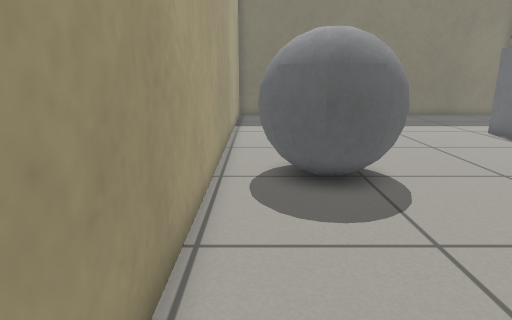
[1] (above)

16 first-person views from a walk through a robot-simulator world made for Gazebo. The camera is 0.68 m above the floor, tilts 14° down and sees 75° across. The floor is counted in squares, 0.25 m on a side. Each view is taken from the middle of a square. On the plan, view 1 faces up. The plan holds only what a view shows up to about 20 squares ahead; the rest is blank.

[2]
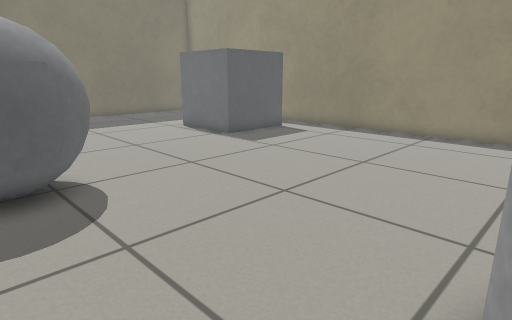

[3]
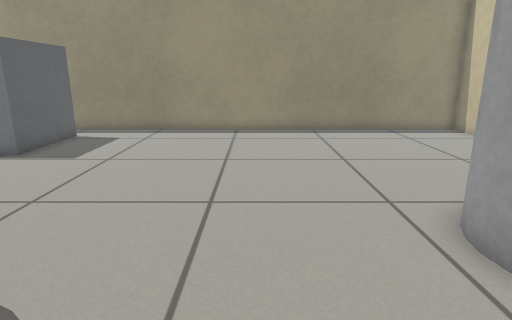

[4]
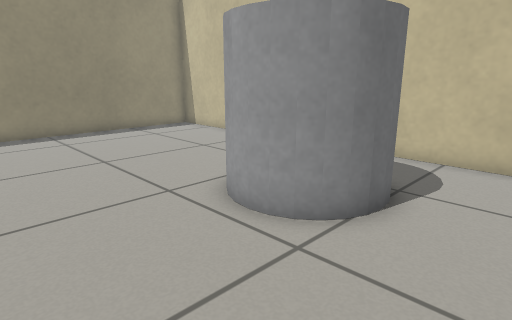

[5]
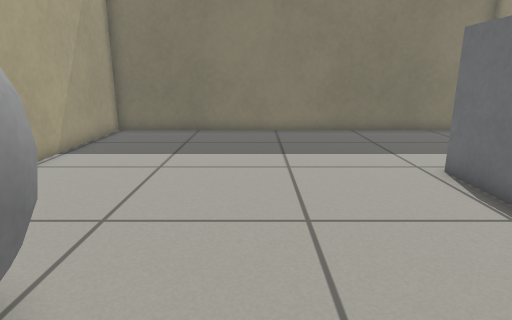

[6]
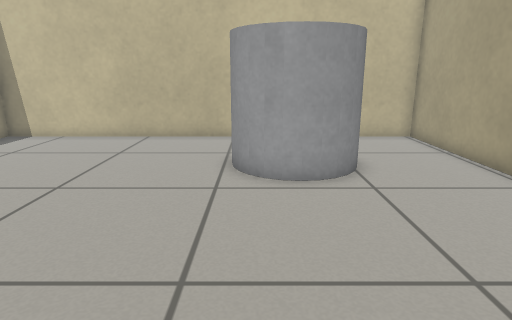

[7]
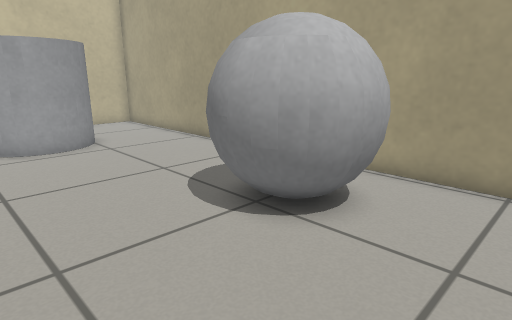

[8]
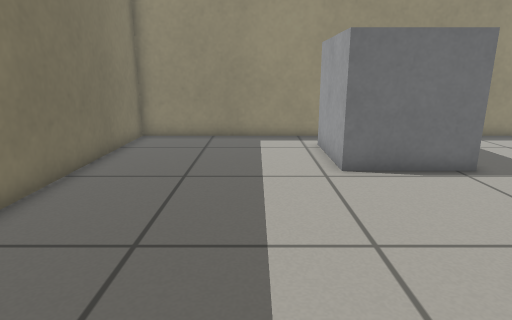

[9]
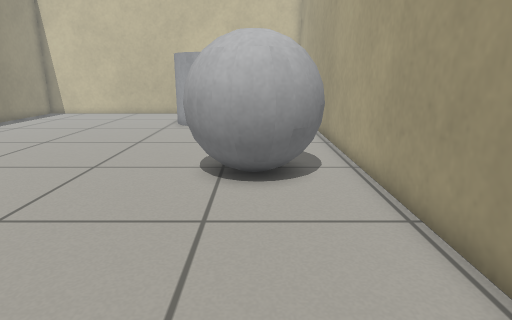

[10]
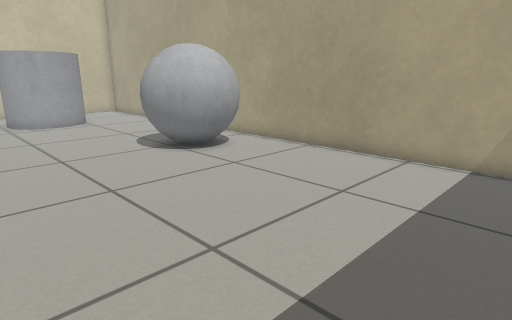

[11]
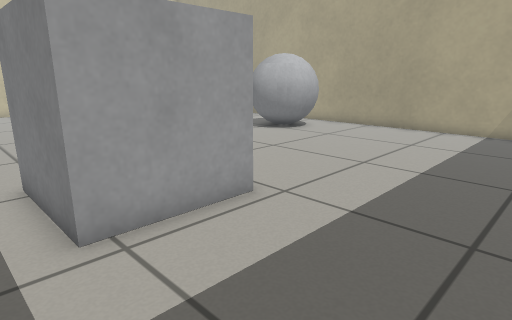

[12]
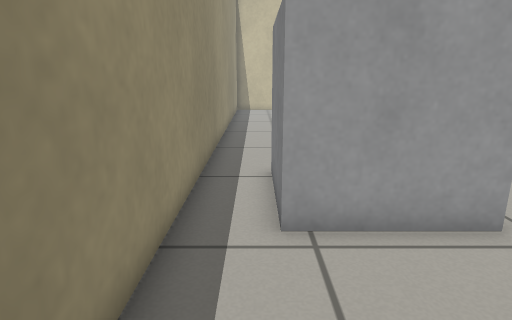

[13]
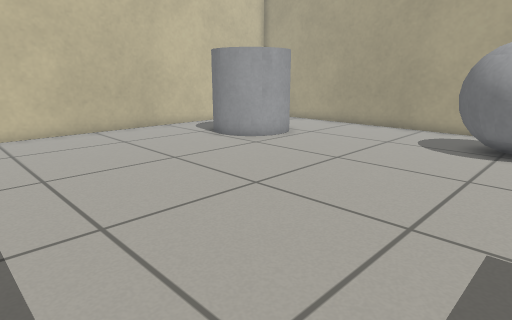

[14]
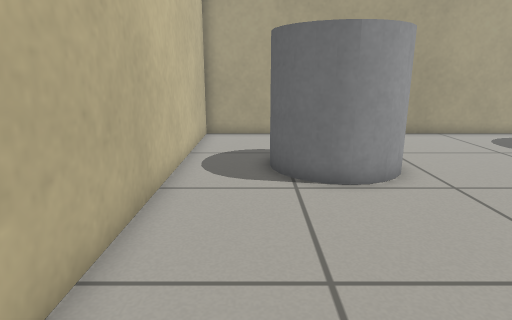

[15]
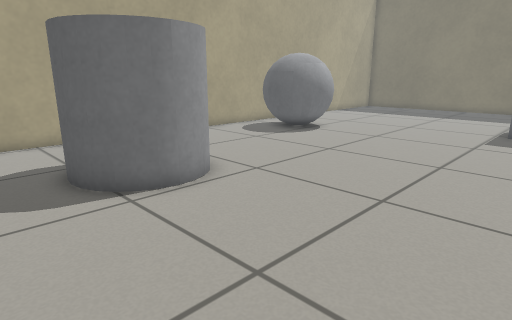

[16]
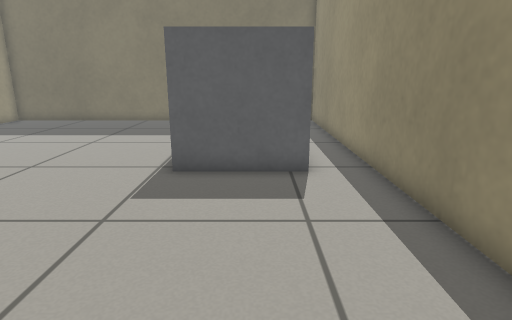

### Floor plan
Key: @ floor where view 1 was taken; # wall or solid block; . floor; B grey box; G grey ball; C grey cylinder.
Columns run from 1 left of view 1 to 18 right of it. Each row starts with its distance up from view 1.
 24 ####################
 23 #..................#
 22 #..................#
 21 #..................#
 20 #..................#
 19 #..................#
 18 #..................#
 17 #..................#
 16 #............BBBB..#
 15 #............B  B..#
 14 #............B  B..#
 13 #............BBBB..#
 12 #..................#
 11 #.GGG..............#
 10 #GGGGG.............#
  9 #GGGGG.............#
  8 #.GGGG.............#
  7 #..G...............#
  6 #..................#
  5 #..................#
  4 #..................#
  3 #..................#
  2 #..................#
  1 #..................#
  0 #@...CCC...........#
 -1 #...C  CC..........#
 -2 #...C  CC..........#
 -3 #... CCC...........#
 -4 #..................#
 -5 #..................#
 -6 #..................#
 -7 ####################

Positions as (right, up) in squares from view 1, and headings:
1: (0, 0), facing up
2: (1, 0), facing up-right
3: (0, 4), facing right
4: (0, 5), facing down-right
5: (6, 7), facing up
6: (6, 9), facing down
7: (8, 14), facing down-left
8: (2, 19), facing right
9: (2, 19), facing down
10: (10, 21), facing down-left
11: (17, 22), facing down-left
12: (16, 22), facing down
13: (17, 11), facing down-left
14: (15, -4), facing left
15: (14, -6), facing up-left
16: (14, 3), facing up
